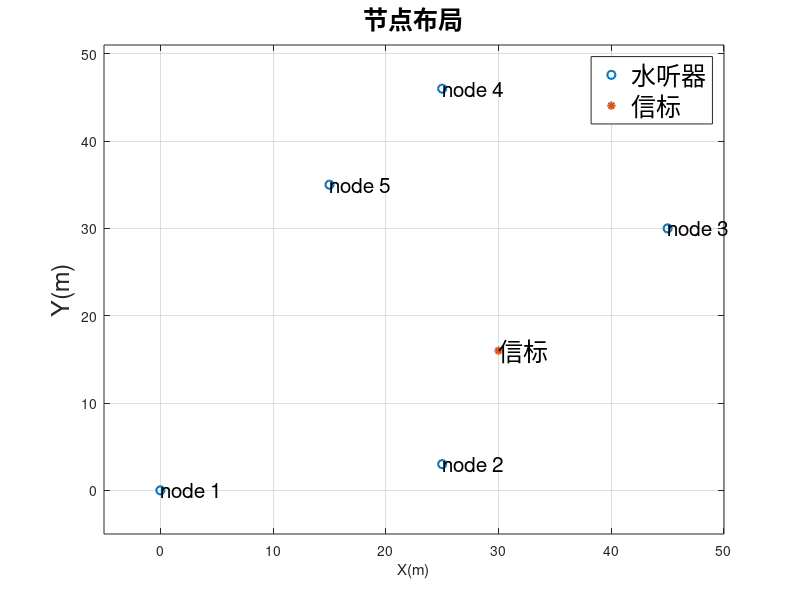

The MATLAB script that drew this image: (Note: this script raises an error after producing the figure.)
clc;clear;close all

%% 参数设置
% 信号参数
node_ids = [1 2 3 4 5];
fs = 85250;             % 采样率
SNR = 50;               % 信噪比
mic_num = length(node_ids);            % 麦克风数量
c = 1500;               % 声速
frequency = 27e3;       % 信号频率
Tp = 3;                 % 总时长
pulse_duration = 0.02;  % 脉冲持续时间
interval = 0.98;        % 脉冲出现间隔

error_all = 0;
location_num = 1;
delay_errors = (0:0.001:0.6)*1e-3;
pos_errors = (0:0.01:1);  % 位置节点自身位置误差
for l = 1:location_num
    % 位置参数
    % source_loc = [randi([0,50]), randi([0,50])];  % 声源坐标
    % mic_loc = [1, 0.5;      % 麦克风坐标
    %            48, 25;
    %            25, 49;
    %            40, 5;
    %            6, 30;
    %            20, 9];
    % source_loc = [-24.85 17.07];
    source_loc = [30 16];
    % source_loc = [25 16];
    % mic_loc = [-40 60;
    %     -16.7 -15.46;
    %     14.8  21.8];
    mic_locs = [-3.60241979345541e-10	3.94054433144055e-05	1.15683717958935e-05
                % -40 60 0
               -16.7042534849670	-15.4571452487947	-2.90937536178149e-05
               -33.0432515342156	63.4795872077147	-0.000391156576775131
               -59.3436997764090	3.92353383541436	-0.000265479713165817
               % -20 50 0
               14.8022808123470	   21.8006517020465	   -4.30050919284497e-05];
    
    % mic_loc = mic_locs(node_ids, 1:2);
    mic_loc = [0 0;25 3;45 30;25 46;15 35];
    % mic_loc = [0 0;38 10;48 42;2 47];
    spread_time = zeros(1, mic_num);  % 传播时长，s为单位

    % 检测参数
    len_s = 10e-3;    % 一个buffer的数据量
    len_n = floor(len_s*fs);  %每次处理的信号长度
    threshold = 25;  % 信号检测阈值
    cross = zeros(1,mic_num);  % 跨越反射的参数
    storage = ones(1,mic_num);  % 存储数据位置的参数
    find_27k = zeros(1,mic_num);  % 寻找到信号的参数
    ready = zeros(1,mic_num);  % 完成到达时间寻找的标志
    buffer_index = zeros(1,mic_num);  % 信号到达时间的buffer索引
    arival_point = zeros(1,mic_num);  % 信号到达点索引
    data_arrival = cell(1,mic_num);   % 存放进行到达点寻找的数据
    for h = 1:mic_num
        data_arrival{h} = zeros(1,2*len_n);
    end

    % 定位参数
    error = 0;  % 一个位置的蒙特卡洛仿真平均误差
    delay = zeros(mic_num);     % 存放计算得到的时延
    Location = [];  % 每一列一个结果
    Location_error = [];

    figure;
    plot(mic_loc(:,1),mic_loc(:,2),'o','LineWidth',1.5)
    hold on;
    plot(source_loc(1),source_loc(2),'*','LineWidth',1.5)
    text(source_loc(1),source_loc(2), "信标",'FontSize',18)
    hold off;
    legend('水听器','信标','FontSize',18);
    xlabel('X(m)');ylabel('Y(m)','FontSize',18);
    title('节点布局','FontSize',18);grid on
    for ii = 1:size(mic_loc, 1)
        text(mic_loc(ii, 1), mic_loc(ii, 2), sprintf("node %d", node_ids(ii)),'FontSize',15)
    end
    hold on;
    min_x = min([mic_loc(:, 1);source_loc(1)]);
    max_x = max([mic_loc(:, 1);source_loc(1)]);
    min_y = min([mic_loc(:, 2);source_loc(2)]);
    max_y = max([mic_loc(:, 2);source_loc(2)]);
    xlim([min_x-5, max_x+5])
    ylim([min_y-5, max_y+5])
    

    %% 生成发射信号
    t = 0:1/fs:Tp-1/fs;                   % 时间
    signal_transmit = zeros(size(t));     % 初始化信号数组

    % 生成信号
    end_times = pulse_duration : (interval+pulse_duration) : Tp;
    for i = 1 : length(end_times)
        end_time = end_times(i);

        start_idx = round((end_time-pulse_duration) * fs) + 1;  % 计算该脉冲信号的采样点范围
        end_idx = round(end_time * fs);

        % 生成该脉冲信号
        if end_idx <= length(signal_transmit)  % 确保不超过信号数组的长度
            signal_transmit(start_idx:end_idx) = sin(2 * pi * frequency * t(start_idx:end_idx));
        end
    end
    % plot_TF(signal_transmit, fs)
    % sgtitle("信标发射信号")

    %% 生成接收信号（根据距离计算添加时延，不加噪声）
    % 根据距离计算传播时长，存到spread_time中，并利用传播时长在signal_transmit前补零
    data_temp = cell(1, mic_num);
    for i = 1:mic_num
        distance = calculation_distance(source_loc, mic_loc(i,:));
        spread_time(i) = distance/c;
        spread_time_n = floor(spread_time(i)*fs);
        data_temp{i} = [zeros(1,spread_time_n) signal_transmit];
    end
    data_length = cellfun(@length, data_temp);
    max_len = max(data_length);
    data_node_no_noise = zeros(mic_num, max_len);  % 每个节点采集到的信号，不加噪声

    % 给末尾补零，让各个信号长度一致，得到每个节点收到的信号data_node(没加噪声)
    for i = 1:length(data_temp)
        if data_length(i)<max_len
            data_node_no_noise(i,:) = [data_temp{i} zeros(1, max_len-data_length(i))];
        else
            data_node_no_noise(i,:) = data_temp{i};
        end
    end

    % 计算时延真值
    delay_true = zeros(mic_num);
    for ii = 1:mic_num-1
        for iii = ii+1:mic_num
            delay_true(ii,iii) = spread_time(iii)-spread_time(ii);
        end
    end

    %% 添加噪声, 蒙特卡洛仿真计算平均误差，滑窗处理
    load 'noise.mat';
    num = floor(length(data_node_no_noise(1,:))/(len_n));  % buffer数量
    epoch = 200;
    
    errors = zeros(length(delay_errors), epoch);
    % errors = zeros(length(pos_errors), epoch);
    for kkk = 1:length(delay_errors)
        delay_error = delay_errors(kkk);
    % for kkk = 1:length(pos_errors)
    for iii = 1:epoch
        %% 计算不同时延精度下的定位误差
        delay_in = delay_true(1,:) + delay_error * randn(1,length(delay_true(1,:)));
        % delay_in = delay_true(1,:);
        pos_node = mic_loc;
        % pos_node = pos_node + randn(size(pos_node))*pos_errors(kkk);
        Location_temp = LS(pos_node-pos_node(1,:), delay_in-delay_in(1), c);
        Location_temp = Location_temp + pos_node(1,:);
        errors(kkk, iii) = calculation_distance(Location_temp, source_loc);

        %%
        %-----------------------------------------添加真实环境噪声--------------------------------------------%
        % data_node_with_noise = zeros(mic_num, max_len);
        % for i = 1:mic_num
        %     data_node_with_noise(i,:) = add_environment_noise(data_node_no_noise(i,:), SNR, noise);
        % end

        %% 信号仿真

        % start_time=[170 170 1 2 3;170 170 1 2 4;170 170 1 2 2;170 170 1 2 3];
        % data_node_with_noise=data_node_with_noise(:,1:85250*20);
        %
        % data1=data_node_with_noise(1,:);
        % data1=data1(85250+1:end);  % 19s
        % data1=data1(1:18*85250);  % 18s
        %
        % data2=data_node_with_noise(2,:);
        % data2=data2(85250*2+1:end);  % 18s
        %
        % data3=data_node_with_noise(3,:);  %20s
        % data3=data3(1:18*85250);  %18s
        %
        % data4=data_node_with_noise(4,:);
        % data4=data4(85250+1:end);  % 19s
        % data4=data4(1:85250*18);  % 18s
        %
        % for i=1:18
        %     data1=[data1(1:85250*i+(i-1)*5) start_time(1,:) data1(85250*i+(i-1)*5+1:end)];
        %     start_time(1,5)=start_time(1,5)+1;
        % end
        % for i=1:18
        %     data3=[data3(1:85250*i+(i-1)*5) start_time(3,:) data3(85250*i+(i-1)*5+1:end)];
        %     start_time(3,5)=start_time(3,5)+1;
        % end
        % for i=1:18
        %     data2=[data2(1:85250*i+(i-1)*5) start_time(2,:) data2(85250*i+(i-1)*5+1:end)];
        %     start_time(2,5)=start_time(2,5)+1;
        % end
        % for i=1:18
        %     data4=[data4(1:85250*i+(i-1)*5) start_time(4,:) data4(85250*i+(i-1)*5+1:end)];
        %     start_time(4,5)=start_time(4,5)+1;
        % end
        %%
        % if iii==1&&l==1
        %     plot_TF(data_node_with_noise(mic_num,:),fs)
        %     sgtitle("水听器接收信号")
        % end

        %-----------------------------------------信号检测和寻找到达时间--------------------------------------%
        % for k = 1:num
        %     for g = 1:mic_num
        %         if cross(g)~=0
        %             cross(g) = cross(g)-1;
        %         else
        %             data_temp = data_node_with_noise(g,:);   % 第g路信号
        %             data = data_temp((k-1)*len_n+1:k*len_n);  % 第g路信号中需要检测的部分
        %             fft_len = 2^(ceil(log2(length(data))));
        %             [output, energy_27k]=Detect_Signal(data, fft_len, fs, 27e3, threshold);   % 信号检测
        %             if output==1
        %                 data_arrival{g}((storage(g)-1)*len_n+1:storage(g)*len_n) = data;      % 第一次检测到
        %                 storage(g) = 2;
        %                 find_27k(g) = find_27k(g)+1;
        %                 if find_27k(g)==2
        %                     cross(g) = 70;    % 寻找到到达时间了，之后30个buffer(300ms)不看
        %                     find_27k(g) = 0;
        %                     storage(g) = 1;
        %                     arival_point(g) = first_order_autocorrelation(data_arrival{g}(1:852));  % 寻找到达时间
        %                     buffer_index(g) = k-1;
        %                     ready(g) = 1;
        %                 end
        %             else
        %                 storage(g) = 1;
        %                 find_27k(g) = 0;
        %             end
        %         end
        %         if ready~=0
        %             break
        %         end
        %     end
        % 
        %     %-------------------------------------均寻找完到达时间，开始位置解算-----------------------------------%
        %     if ready~=0
        %         ready = zeros(1,mic_num);
        %         for i = 1:mic_num-1
        %             for j = i+1:mic_num
        %                 delay(i,j) = (buffer_index(j)-buffer_index(i))*len_s+(arival_point(j)-arival_point(i))/len_n*len_s;
        %             end
        %         end
        %         pos_node = mic_loc(1:mic_num,:);
        %         % pos_node = pos_node + randn(size(pos_node));
        %         Location_temp = LS(pos_node-pos_node(1,:), delay(1,:), c);
        %         Location_temp = Location_temp + pos_node(1,:);
        %         if isnan(Location_temp)
        %             error('NaN');
        %         end
        %         if all(abs(Location_temp)<100)
        %             Location = [Location; Location_temp];
        %             Location_error_temp = calculation_distance(Location_temp, source_loc);
        %             Location_error = [Location_error Location_error_temp];
        %         end
        %     end
        % end

        % error = error + mean(Location_error);
    end
    end
    rmse_errors = sqrt(mean(errors.^2, 2));
    figure
    plot(delay_errors*1000, rmse_errors, '-*', "LineWidth",1.5)
    % plot(pos_errors, rmse_errors, '-*', "LineWidth",1.5)
    yline(1, 'r-', 'RMSE=1m', 'LineWidth', 2,'FontSize',18);  % y = 3 的红色横线，并带文字
    grid on
    % xlabel("节点自身位置误差/m",'FontSize',18)
    xlabel("到达时间误差/ms",'FontSize',18)
    ylabel("RMSE/m",'FontSize',18)
    % title(sprintf("不同节点自身位置误差的定位误差(%d节点)", length(node_ids)),'FontSize',18)
    title(sprintf("不同到达时间误差下的定位误差(%d节点)", length(node_ids)),'FontSize',18)
    
    %% 绘制节点和定位点分布
    figure;
    axis equal
    plot(mic_loc(1:mic_num,1),mic_loc(1:mic_num,2),'o','LineWidth',1.5)
    for ii = 1:size(mic_loc, 1)
        text(mic_loc(ii, 1), mic_loc(ii, 2), sprintf("node %d", node_ids(ii)),'FontSize',15)
    end
    hold on;
    plot(source_loc(1),source_loc(2),'*','LineWidth',1.5)
    plot(Location(:,1), Location(:,2),'.','LineWidth',0.8)
    hold off;
    legend('节点','信标真实位置','定位结果','FontSize',15);
    xlabel('X(m)','FontSize',15);
    ylabel('Y(m)','FontSize',15);
    title('节点、信标与定位结果布局','FontSize',15);grid on

    error = error/epoch;
    disp(['位置',num2str(l),', SNR=',num2str(SNR),'dB, 节点数量=',num2str(mic_num), ', 蒙特卡洛仿真',num2str(epoch),'次，平均误差(m)：',num2str(error)])
    error_all = error_all+error;
end
error_all = error_all/location_num;
disp(['所有位置平均误差(m): ',num2str(error_all)])